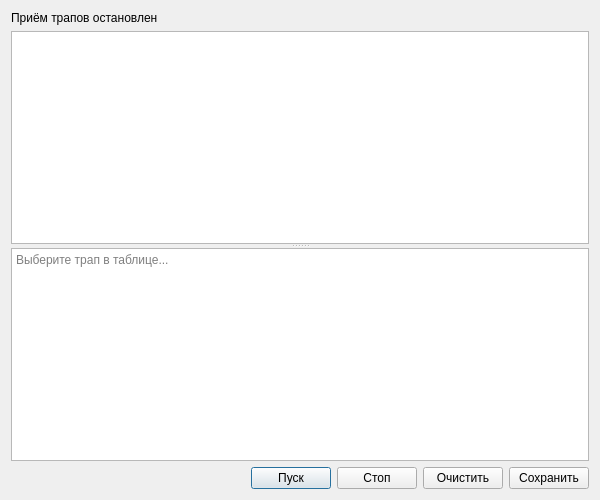
<?xml version="1.0" encoding="UTF-8"?>
<ui version="4.0">
 <class>TrapWindow</class>
 <widget class="QDialog" name="TrapWindow">
  <property name="geometry">
   <rect>
    <x>0</x>
    <y>0</y>
    <width>600</width>
    <height>500</height>
   </rect>
  </property>
  <property name="windowTitle">
   <string>SNMP-трапы</string>
  </property>
  <layout class="QVBoxLayout" name="verticalLayout">
   <item>
    <widget class="QLabel" name="statusLabel">
     <property name="text">
      <string>Приём трапов остановлен</string>
     </property>
    </widget>
   </item>
   <item>
    <widget class="QSplitter" name="splitter">
     <property name="orientation">
      <enum>Qt::Orientation::Vertical</enum>
     </property>
     <widget class="QTableWidget" name="trapTable"/>
     <widget class="QPlainTextEdit" name="trapDetails">
      <property name="readOnly">
       <bool>true</bool>
      </property>
      <property name="placeholderText">
       <string>Выберите трап в таблице...</string>
      </property>
     </widget>
    </widget>
   </item>
   <item>
    <layout class="QHBoxLayout" name="horizontalLayout">
     <item>
      <spacer name="horizontalSpacer">
       <property name="orientation">
        <enum>Qt::Orientation::Horizontal</enum>
       </property>
       <property name="sizeHint" stdset="0">
        <size>
         <width>40</width>
         <height>20</height>
        </size>
       </property>
      </spacer>
     </item>
     <item>
      <widget class="QPushButton" name="startBtn">
       <property name="text">
        <string>Пуск</string>
       </property>
      </widget>
     </item>
     <item>
      <widget class="QPushButton" name="stopBtn">
       <property name="text">
        <string>Стоп</string>
       </property>
      </widget>
     </item>
     <item>
      <widget class="QPushButton" name="clearBtn">
       <property name="text">
        <string>Очистить</string>
       </property>
      </widget>
     </item>
     <item>
      <widget class="QPushButton" name="saveBtn">
       <property name="text">
        <string>Сохранить</string>
       </property>
      </widget>
     </item>
    </layout>
   </item>
  </layout>
 </widget>
 <resources/>
 <connections/>
</ui>
